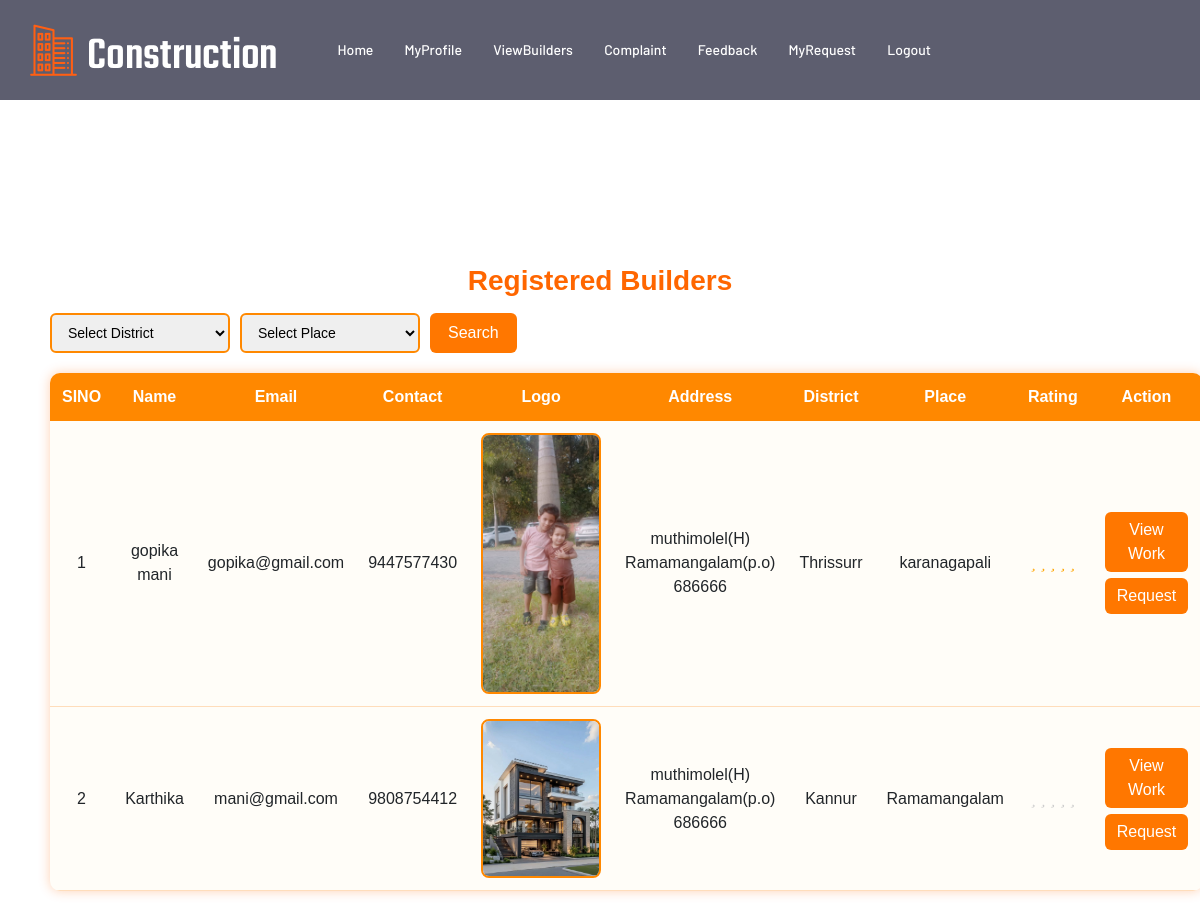
The page /User/ViewBuilders/ on the database its author committed.
### Guest/models.py (models this page shows)
class tbl_builders(models.Model):
    builders_name=models.CharField(max_length=50)
    builders_email=models.CharField(max_length=50)
    builders_contact=models.CharField(max_length=50)
    builders_address=models.CharField(max_length=50)
    builders_logo=models.FileField(upload_to="Assets/BuilderDocs/")
    builders_license=models.FileField(upload_to="Assets/BuilderDocs/")
    builders_status=models.IntegerField(default=0)
    builders_password=models.CharField(max_length=50)
    place=models.ForeignKey(tbl_place,on_delete=models.CASCADE)
    builders_doj=models.DateField(auto_now_add=True)

### Admin/models.py (models this page shows)
class tbl_place(models.Model):
    place_name=models.CharField(max_length=50)
    district=models.ForeignKey(tbl_district,on_delete=models.CASCADE)

class tbl_district(models.Model):
    district_name=models.CharField(max_length=50)

### User/views.py (the view)
# urls.py: path('ViewBuilders/',views.ViewBuilders,name="ViewBuilders"),
def ViewBuilders(request):
    districtdata=tbl_district.objects.filter()
    ar=[1,2,3,4,5]
    parry=[]
    avg=0
    viewdata=tbl_builders.objects.filter(builders_status=1)
    tot=0
    for i in viewdata:
        ratecount=tbl_rating.objects.filter(builder=i.id).count()
        if ratecount>0:
            ratedata=tbl_rating.objects.filter(builder=i.id)
            for j in ratedata:
                tot=tot+j.rating_data
                avg=tot//ratecount
            parry.append(avg)
        else:
            parry.append(0)
    datas=zip(viewdata,parry)
    return render(request,'User/ViewBuilders.html',{"viewdata":datas,'ar':ar,'districtdata':districtdata})

### User/Templates/User/ViewBuilders.html (shortened to what this page needs)
{% extends 'User/Header.html' %}
{% block content %}
<br><br><br><br><br><br>
<head>
</head>
<div class="vb-container">
    <h2 class="vb-title">Registered Builders</h2>
    <form method="get" class="vb-search-bar">
        <select name="district" id="sel_district">
            <option value="">Select District</option>
        </select>
        <select name="place" id="sel_place">
            <option value="">Select Place</option>
        </select>
        <button type="submit" class="vb-search-btn">Search</button>
    </form>
    <table class="vb-table" id="result">
        <tr>
            <th>SINO</th>
            <th>Name</th>
            <th>Email</th>
            <th>Contact</th>
            <th>Logo</th>
            <th>Address</th>
            <th>District</th>
            <th>Place</th>
            <th>Rating</th>
            <th>Action</th>
        </tr>
        {% for i, j in viewdata %}
        <tr>
            <td>{{ forloop.counter }}</td>
            <td>{{ i.builders_name }}</td>
            <td>{{ i.builders_email }}</td>
            <td>{{ i.builders_contact }}</td>
            <td>
                <img src="{{ i.builders_logo.url }}" class="vb-logo">
            </td>
            <td>{{ i.builders_address }}</td>
            <td>{{ i.place.district.district_name }}</td>
            <td>{{ i.place.place_name }}</td>
            <td>
                {% for k in ar %}
                    {% if k <= j %}
                        <i class="fa-solid fa-star star-warning"></i>
                    {% else %}
                        <i class="fa-solid fa-star" style="color:#ccc;"></i>
                    {% endif %}
                {% endfor %}
            </td>
            <td>
                <a href="{% url 'User:ViewWork' i.id %}" class="vb-action-btn">View Work</a>
                <a href="{% url 'User:Request' i.id %}" class="vb-action-btn">Request</a>
            </td>
        </tr>
        {% empty %}
        <tr>
            <td colspan="10">No builders found</td>
        </tr>
        {% endfor %}
    </table>
</div>
{% endblock %}

### User/Templates/User/ViewBuilders.html (style rules this page uses)
.vb-container * { font-family: Arial, sans-serif; }
.vb-container { width: 95%; margin: auto; padding: 20px; }
.vb-title { text-align: center; font-size: 28px; font-weight: bold; color: #ff6600; margin-bottom: 15px; }
.vb-search-bar { display: flex; gap: 10px; margin-bottom: 20px; flex-wrap: wrap; justify-content: flex-start; }
.vb-search-bar input, .vb-search-bar select { padding: 8px 12px; border: 2px solid #ff8800; border-radius: 6px; font-size: 14px; min-width: 180px; }
.vb-search-btn { background: #ff7700; color: white; border: none; padding: 8px 18px; border-radius: 6px; cursor: pointer; }
.vb-table { width: 100%; border-collapse: collapse; background: #fffdf8; box-shadow: 0 0 12px rgba(255, 102, 0, 0.3); border-radius: 10px; overflow: hidden; }
.vb-table th { background: #ff8800; color: white; padding: 12px; text-align: center; }
.vb-table td { padding: 12px; border-bottom: 1px solid #ffddbb; text-align: center; }
.vb-logo { width: 120px; border-radius: 8px; border: 2px solid #ff8800; }
.vb-action-btn { background: #ff7700; color: white; padding: 6px 12px; border-radius: 6px; text-decoration: none; margin: 3px; display: inline-block; }
.star-warning { color: orange; }

### rows shown on the page
tbl_builders: builders_name "gopika mani", builders_email "gopika@gmail.com", builders_contact "9447577430", builders_logo (picture), builders_address "muthimolel(H) Ramamangalam(p.o) 686666", place.district.district_name "Thrissurr", place.place_name "karanagapali"
tbl_builders: builders_name "Karthika", builders_email "mani@gmail.com", builders_contact "9808754412", builders_logo (picture), builders_address "muthimolel(H) Ramamangalam(p.o) 686666", place.district.district_name "Kannur", place.place_name "Ramamangalam"
